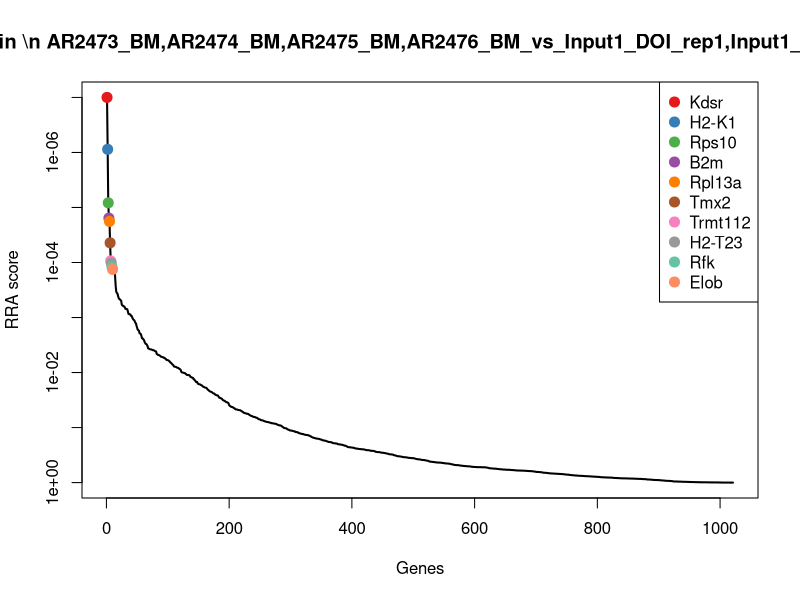
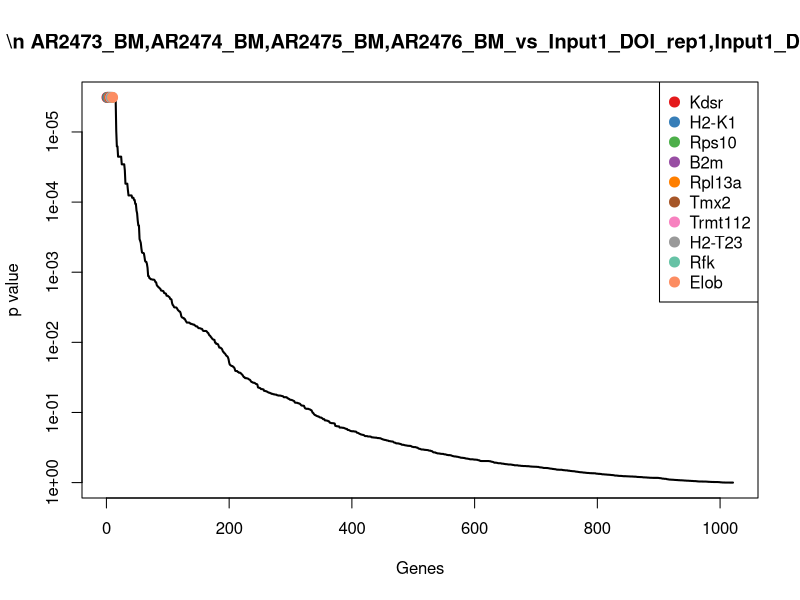
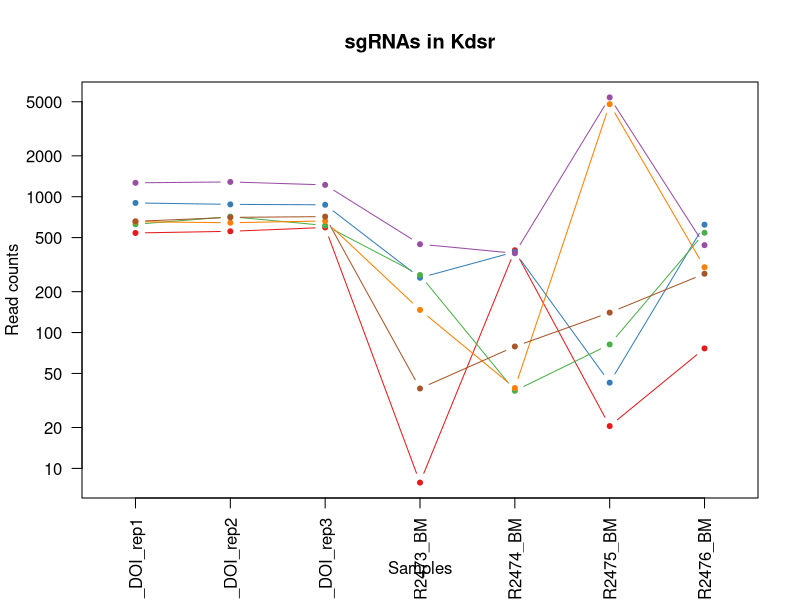
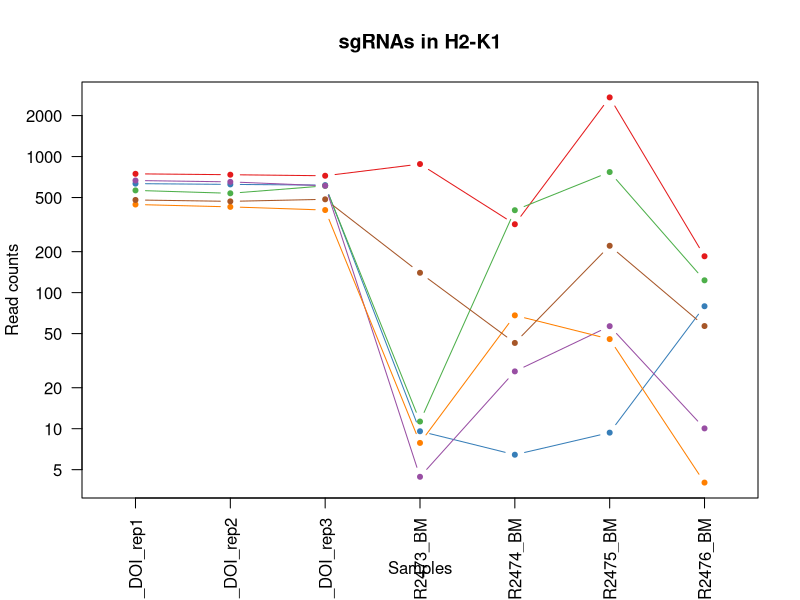
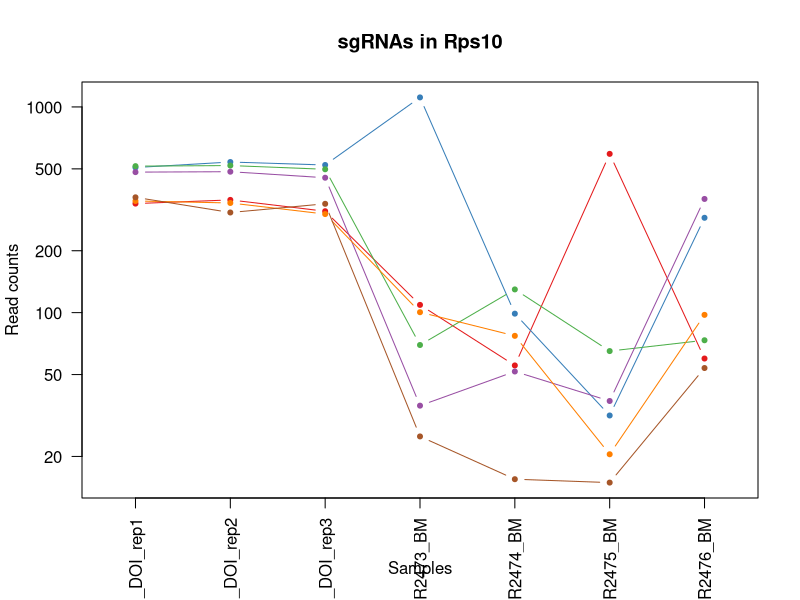
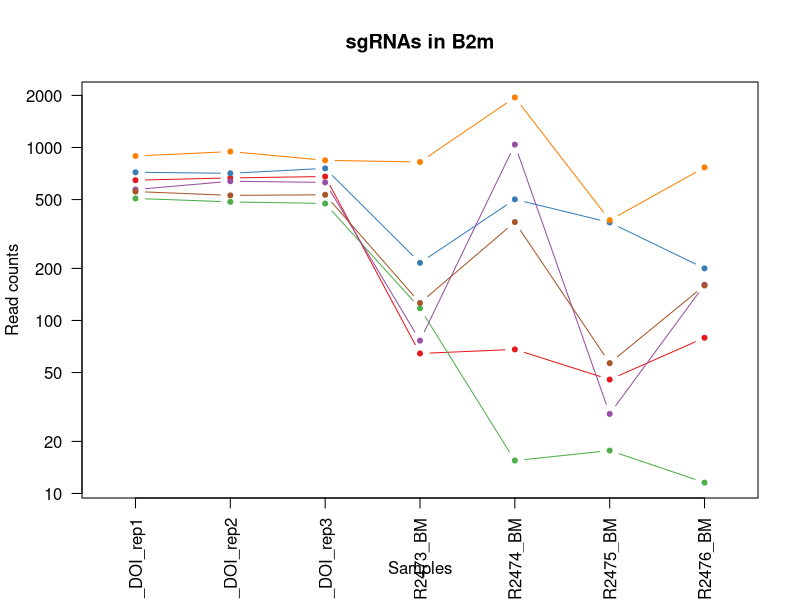
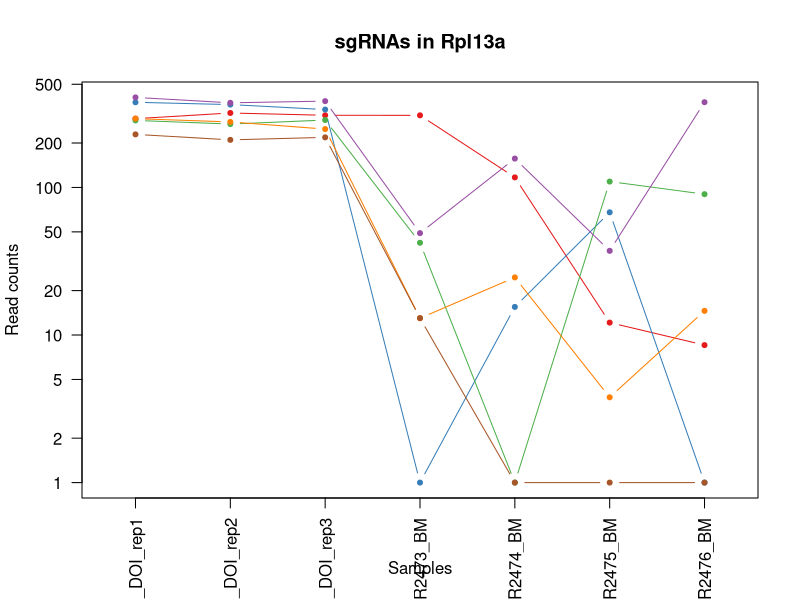
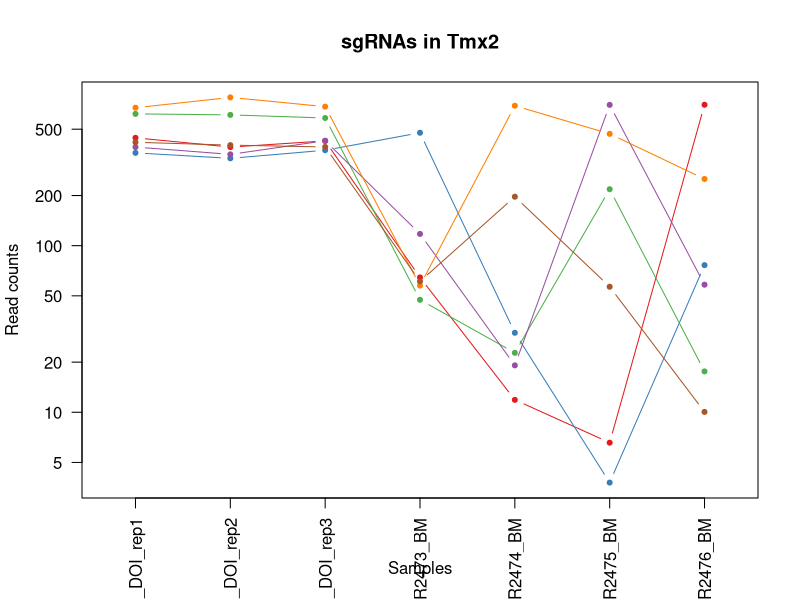

Here is the R script that generated these plots, in order: (Note: this script raises an error after producing the figures.)
pdf(file='BM_cd19.10m_v_Input1_DOI.pdf',width=4.5,height=4.5);
gstable=read.table('BM_cd19.10m_v_Input1_DOI.gene_summary.txt',header=T)
# 
#
# parameters
# Do not modify the variables beginning with "__"

# gstablename='__GENE_SUMMARY_FILE__'
startindex=3
# outputfile='__OUTPUT_FILE__'
targetgenelist=c("Kdsr","H2-K1","Rps10","B2m","Rpl13a","Tmx2","Trmt112","H2-T23","Rfk","Elob")
# samplelabel=sub('.\\w+.\\w+$','',colnames(gstable)[startindex]);
samplelabel='AR2473_BM,AR2474_BM,AR2475_BM,AR2476_BM_vs_Input1_DOI_rep1,Input1_DOI_rep2,Input1_DOI_rep3 neg.'


# You need to write some codes in front of this code:
# gstable=read.table(gstablename,header=T)
# pdf(file=outputfile,width=6,height=6)


# set up color using RColorBrewer
#library(RColorBrewer)
#colors <- brewer.pal(length(targetgenelist), "Set1")

colors=c( "#E41A1C", "#377EB8", "#4DAF4A", "#984EA3", "#FF7F00",  "#A65628", "#F781BF",
          "#999999", "#66C2A5", "#FC8D62", "#8DA0CB", "#E78AC3", "#A6D854", "#FFD92F", "#E5C494", "#B3B3B3", 
          "#8DD3C7", "#FFFFB3", "#BEBADA", "#FB8072", "#80B1D3", "#FDB462", "#B3DE69", "#FCCDE5",
          "#D9D9D9", "#BC80BD", "#CCEBC5", "#FFED6F")

######
# function definition

plotrankedvalues<-function(val, tglist, ...){
  
  plot(val,log='y',ylim=c(max(val),min(val)),type='l',lwd=2, ...)
  if(length(tglist)>0){
    for(i in 1:length(tglist)){
      targetgene=tglist[i];
      tx=which(names(val)==targetgene);ty=val[targetgene];
      points(tx,ty,col=colors[(i %% length(colors)) ],cex=2,pch=20)
      # text(tx+50,ty,targetgene,col=colors[i])
    }
    legend('topright',tglist,pch=20,pt.cex = 2,cex=1,col=colors)
  }
}



plotrandvalues<-function(val,targetgenelist, ...){
  # choose the one with the best distance distribution
  
  mindiffvalue=0;
  randval=val;
  for(i in 1:20){
    randval0=sample(val)
    vindex=sort(which(names(randval0) %in% targetgenelist))
    if(max(vindex)>0.9*length(val)){
      # print('pass...')
      next;
    }
    mindiffind=min(diff(vindex));
    if (mindiffind > mindiffvalue){
      mindiffvalue=mindiffind;
      randval=randval0;
      # print(paste('Diff: ',mindiffvalue))
    }
  }
  plot(randval,log='y',ylim=c(max(randval),min(randval)),pch=20,col='grey', ...)
  
  if(length(targetgenelist)>0){
    for(i in 1:length(targetgenelist)){
      targetgene=targetgenelist[i];
      tx=which(names(randval)==targetgene);ty=randval[targetgene];
      points(tx,ty,col=colors[(i %% length(colors)) ],cex=2,pch=20)
      text(tx+50,ty,targetgene,col=colors[i])
    }
  }
  
}




# set.seed(1235)



pvec=gstable[,startindex]
names(pvec)=gstable[,'id']
pvec=sort(pvec);

plotrankedvalues(pvec,targetgenelist,xlab='Genes',ylab='RRA score',main=paste('Distribution of RRA scores in \\n',samplelabel))

# plotrandvalues(pvec,targetgenelist,xlab='Genes',ylab='RRA score',main=paste('Distribution of RRA scores in \\n',samplelabel))


pvec=gstable[,startindex+1]
names(pvec)=gstable[,'id']
pvec=sort(pvec);

plotrankedvalues(pvec,targetgenelist,xlab='Genes',ylab='p value',main=paste('Distribution of p values in \\n',samplelabel))

# plotrandvalues(pvec,targetgenelist,xlab='Genes',ylab='p value',main=paste('Distribution of p values in \\n',samplelabel))



# you need to write after this code:
# dev.off()






# parameters
# Do not modify the variables beginning with "__"
targetmat=list(c(539.8498910218691,555.3064076300514,592.6032706272189,6.860884766068447,402.36435923335625,19.490312867818293,75.4212359164916),c(898.8720136689333,877.2478525444063,871.1160266830677,252.13751515301544,391.48964682164393,41.76495614532491,621.4709839518908),c(625.4358493546044,712.4444938382485,613.0874346210039,264.1440634936352,36.24904137237444,80.7455818809615,541.5244738804097),c(1264.4776715723617,1283.5072949363305,1220.7842997699593,445.9575097944491,382.4273864785503,5382.110681927537,438.9515930339811),c(653.9645021321829,642.1794959402741,661.9619311675787,145.7938012789545,38.06149344099316,4797.401295892988,301.6849436659664),c(657.9146232860014,703.5016759239608,712.6332842048363,37.73486621337646,77.93543895060505,139.21652048441638,270.00802458103993))
targetgene="Kdsr"
collabel=c("Input1_DOI_rep1","Input1_DOI_rep2","Input1_DOI_rep3","AR2473_BM","AR2474_BM","AR2475_BM","AR2476_BM")

# set up color using RColorBrewer
#library(RColorBrewer)
#colors <- brewer.pal(length(targetgenelist), "Set1")

colors=c( "#E41A1C", "#377EB8", "#4DAF4A", "#984EA3", "#FF7F00",  "#A65628", "#F781BF",
          "#999999", "#66C2A5", "#FC8D62", "#8DA0CB", "#E78AC3", "#A6D854", "#FFD92F", "#E5C494", "#B3B3B3", 
          "#8DD3C7", "#FFFFB3", "#BEBADA", "#FB8072", "#80B1D3", "#FDB462", "#B3DE69", "#FCCDE5",
          "#D9D9D9", "#BC80BD", "#CCEBC5", "#FFED6F")


## code

targetmatvec=unlist(targetmat)+1
yrange=range(targetmatvec[targetmatvec>0]);
# yrange[1]=1; # set the minimum value to 1
for(i in 1:length(targetmat)){
  vali=targetmat[[i]]+1;
  if(i==1){
    plot(1:length(vali),vali,type='b',las=1,pch=20,main=paste('sgRNAs in',targetgene),ylab='Read counts',xlab='Samples',xlim=c(0.7,length(vali)+0.3),ylim = yrange,col=colors[(i %% length(colors))],xaxt='n',log='y')
    axis(1,at=1:length(vali),labels=(collabel),las=2)
    # lines(0:100,rep(1,101),col='black');
  }else{
    lines(1:length(vali),vali,type='b',pch=20,col=colors[(i %% length(colors))])
  }
}




# parameters
# Do not modify the variables beginning with "__"
targetmat=list(c(745.6950933708582,734.588614387913,721.6175666582508,879.9084712482784,317.1791120082763,2720.290810265496,184.02781563623952),c(631.5804822605444,623.442163167481,615.60303370796,8.57610595758556,5.437356205856166,8.352991229064983,78.43808535315127),c(563.1117155943562,536.1432263851493,608.0562364470918,10.29132714910267,402.36435923335625,768.4751930739784,122.1824021847164),c(665.8148655936386,650.6964653824529,608.774979043365,3.4304423830342237,25.37432896066211,55.686608193766546,9.050548309978993),c(443.29137392852664,425.84847210893514,403.5739678073783,6.860884766068447,67.06072653889271,44.54928655501324,3.016849436659664),c(478.84246431289364,467.5816223756108,484.073138589972,138.93291651288607,41.686397578230604,219.96210236537786,55.811714578203784))
targetgene="H2-K1"
collabel=c("Input1_DOI_rep1","Input1_DOI_rep2","Input1_DOI_rep3","AR2473_BM","AR2474_BM","AR2475_BM","AR2476_BM")

# set up color using RColorBrewer
#library(RColorBrewer)
#colors <- brewer.pal(length(targetgenelist), "Set1")

colors=c( "#E41A1C", "#377EB8", "#4DAF4A", "#984EA3", "#FF7F00",  "#A65628", "#F781BF",
          "#999999", "#66C2A5", "#FC8D62", "#8DA0CB", "#E78AC3", "#A6D854", "#FFD92F", "#E5C494", "#B3B3B3", 
          "#8DD3C7", "#FFFFB3", "#BEBADA", "#FB8072", "#80B1D3", "#FDB462", "#B3DE69", "#FCCDE5",
          "#D9D9D9", "#BC80BD", "#CCEBC5", "#FFED6F")


## code

targetmatvec=unlist(targetmat)+1
yrange=range(targetmatvec[targetmatvec>0]);
# yrange[1]=1; # set the minimum value to 1
for(i in 1:length(targetmat)){
  vali=targetmat[[i]]+1;
  if(i==1){
    plot(1:length(vali),vali,type='b',las=1,pch=20,main=paste('sgRNAs in',targetgene),ylab='Read counts',xlab='Samples',xlim=c(0.7,length(vali)+0.3),ylim = yrange,col=colors[(i %% length(colors))],xaxt='n',log='y')
    axis(1,at=1:length(vali),labels=(collabel),las=2)
    # lines(0:100,rep(1,101),col='black');
  }else{
    lines(1:length(vali),vali,type='b',pch=20,col=colors[(i %% length(colors))])
  }
}




# parameters
# Do not modify the variables beginning with "__"
targetmat=list(c(337.9548098266985,352.17668643408933,310.13743029186776,108.05893506557804,54.37356205856166,590.2780468539254,58.82856401486345),c(506.49331238962355,538.6983172178029,521.0883822980397,1111.4633321030885,97.87241170541098,30.627634506571603,288.10912120099795),c(514.3935546972607,517.8317420844651,496.6511340247523,68.60884766068448,128.68409687192926,64.03959942283153,72.40438647983194),c(481.0369760650151,483.33801584364136,451.7297217576799,34.30442383034224,50.74865792132422,36.196295325948256,355.98823352584037),c(348.04956388645707,340.25292921503916,300.4344052421801,99.48282910799249,76.12298688198632,19.490312867818293,96.53918197310925),c(362.53334145045847,305.75920297421544,337.0902776521112,24.013096681239567,14.499616548949776,13.921652048441636,52.79486514154412))
targetgene="Rps10"
collabel=c("Input1_DOI_rep1","Input1_DOI_rep2","Input1_DOI_rep3","AR2473_BM","AR2474_BM","AR2475_BM","AR2476_BM")

# set up color using RColorBrewer
#library(RColorBrewer)
#colors <- brewer.pal(length(targetgenelist), "Set1")

colors=c( "#E41A1C", "#377EB8", "#4DAF4A", "#984EA3", "#FF7F00",  "#A65628", "#F781BF",
          "#999999", "#66C2A5", "#FC8D62", "#8DA0CB", "#E78AC3", "#A6D854", "#FFD92F", "#E5C494", "#B3B3B3", 
          "#8DD3C7", "#FFFFB3", "#BEBADA", "#FB8072", "#80B1D3", "#FDB462", "#B3DE69", "#FCCDE5",
          "#D9D9D9", "#BC80BD", "#CCEBC5", "#FFED6F")


## code

targetmatvec=unlist(targetmat)+1
yrange=range(targetmatvec[targetmatvec>0]);
# yrange[1]=1; # set the minimum value to 1
for(i in 1:length(targetmat)){
  vali=targetmat[[i]]+1;
  if(i==1){
    plot(1:length(vali),vali,type='b',las=1,pch=20,main=paste('sgRNAs in',targetgene),ylab='Read counts',xlab='Samples',xlim=c(0.7,length(vali)+0.3),ylim = yrange,col=colors[(i %% length(colors))],xaxt='n',log='y')
    axis(1,at=1:length(vali),labels=(collabel),las=2)
    # lines(0:100,rep(1,101),col='black');
  }else{
    lines(1:length(vali),vali,type='b',pch=20,col=colors[(i %% length(colors))])
  }
}




# parameters
# Do not modify the variables beginning with "__"
targetmat=list(c(646.0642598245458,666.0270103783745,678.4930108818613,63.46318408613314,67.06072653889271,44.54928655501324,78.43808535315127),c(718.0442452941284,708.1860091171591,756.476582577499,214.40264893963896,500.2367709387673,367.5316140788592,199.11206281953784),c(506.49331238962355,483.7638643157503,473.65137094401126,116.63504102316361,14.499616548949776,16.705982458129967,10.558973028308824),c(570.5730555515689,637.0693142749669,627.1029152483305,75.46973242675293,1038.5350353185277,27.843304096883273,159.8930201429622),c(892.288478412569,945.8094565539449,842.0069515340048,823.3061719282136,1946.5735216965074,378.66893571761256,766.2797569115547),c(555.2114732867191,527.6262569429706,531.869521242137,125.21114698074916,369.7402219982193,55.686608193766546,158.38459542463235))
targetgene="B2m"
collabel=c("Input1_DOI_rep1","Input1_DOI_rep2","Input1_DOI_rep3","AR2473_BM","AR2474_BM","AR2475_BM","AR2476_BM")

# set up color using RColorBrewer
#library(RColorBrewer)
#colors <- brewer.pal(length(targetgenelist), "Set1")

colors=c( "#E41A1C", "#377EB8", "#4DAF4A", "#984EA3", "#FF7F00",  "#A65628", "#F781BF",
          "#999999", "#66C2A5", "#FC8D62", "#8DA0CB", "#E78AC3", "#A6D854", "#FFD92F", "#E5C494", "#B3B3B3", 
          "#8DD3C7", "#FFFFB3", "#BEBADA", "#FB8072", "#80B1D3", "#FDB462", "#B3DE69", "#FCCDE5",
          "#D9D9D9", "#BC80BD", "#CCEBC5", "#FFED6F")


## code

targetmatvec=unlist(targetmat)+1
yrange=range(targetmatvec[targetmatvec>0]);
# yrange[1]=1; # set the minimum value to 1
for(i in 1:length(targetmat)){
  vali=targetmat[[i]]+1;
  if(i==1){
    plot(1:length(vali),vali,type='b',las=1,pch=20,main=paste('sgRNAs in',targetgene),ylab='Read counts',xlab='Samples',xlim=c(0.7,length(vali)+0.3),ylim = yrange,col=colors[(i %% length(colors))],xaxt='n',log='y')
    axis(1,at=1:length(vali),labels=(collabel),las=2)
    # lines(0:100,rep(1,101),col='black');
  }else{
    lines(1:length(vali),vali,type='b',pch=20,col=colors[(i %% length(colors))])
  }
}




# parameters
# Do not modify the variables beginning with "__"
targetmat=list(c(291.43116068172446,318.53465713748346,307.2624599067751,307.024593281563,115.99693239159821,11.13732163875331,7.54212359164916),c(376.57821666403555,363.24874670892166,336.01216375770144,0.0,14.499616548949776,66.82392983251987,0.0),c(283.5309183740874,267.8586889565202,285.3408107204438,41.16530859641068,0.0,108.58888597784477,88.99705838146009),c(406.4235764928868,373.4691100395361,383.44917511172986,48.026193362479134,155.8708779012101,36.196295325948256,377.106179582458),c(291.43116068172446,276.8015068708078,247.606824416103,12.006548340619783,23.561876892043387,2.7843304096883275,13.575822464968489),c(227.79031987020332,209.09159980548714,217.41963537263035,12.006548340619783,0.0,0.0,0.0))
targetgene="Rpl13a"
collabel=c("Input1_DOI_rep1","Input1_DOI_rep2","Input1_DOI_rep3","AR2473_BM","AR2474_BM","AR2475_BM","AR2476_BM")

# set up color using RColorBrewer
#library(RColorBrewer)
#colors <- brewer.pal(length(targetgenelist), "Set1")

colors=c( "#E41A1C", "#377EB8", "#4DAF4A", "#984EA3", "#FF7F00",  "#A65628", "#F781BF",
          "#999999", "#66C2A5", "#FC8D62", "#8DA0CB", "#E78AC3", "#A6D854", "#FFD92F", "#E5C494", "#B3B3B3", 
          "#8DD3C7", "#FFFFB3", "#BEBADA", "#FB8072", "#80B1D3", "#FDB462", "#B3DE69", "#FCCDE5",
          "#D9D9D9", "#BC80BD", "#CCEBC5", "#FFED6F")


## code

targetmatvec=unlist(targetmat)+1
yrange=range(targetmatvec[targetmatvec>0]);
# yrange[1]=1; # set the minimum value to 1
for(i in 1:length(targetmat)){
  vali=targetmat[[i]]+1;
  if(i==1){
    plot(1:length(vali),vali,type='b',las=1,pch=20,main=paste('sgRNAs in',targetgene),ylab='Read counts',xlab='Samples',xlim=c(0.7,length(vali)+0.3),ylim = yrange,col=colors[(i %% length(colors))],xaxt='n',log='y')
    axis(1,at=1:length(vali),labels=(collabel),las=2)
    # lines(0:100,rep(1,101),col='black');
  }else{
    lines(1:length(vali),vali,type='b',pch=20,col=colors[(i %% length(colors))])
  }
}




# parameters
# Do not modify the variables beginning with "__"
targetmat=list(c(442.8524715781024,389.6513519796756,424.4175030992999,63.46318408613314,10.874712411712332,5.568660819376655,699.9090693050421),c(359.46102499748844,333.4393536612962,373.0274074657691,475.11627005023996,28.999233097899552,2.7843304096883275,75.4212359164916),c(617.096704696543,608.5374666436683,582.9002455775312,46.31097217096202,21.749424823424665,217.17777195568954,16.59267190162815),c(389.74528717676407,352.17668643408933,425.49561699370963,116.63504102316361,18.12452068618722,698.8669328317702,57.32013929653362),c(671.9594984995786,775.0442192382619,681.7273525650905,56.60229932006469,690.5442381437331,467.767508827639,250.39850324275213),c(416.51833055264535,400.297563782399,390.2772297763249,60.032741703098914,195.74482341082197,55.686608193766546,9.050548309978993))
targetgene="Tmx2"
collabel=c("Input1_DOI_rep1","Input1_DOI_rep2","Input1_DOI_rep3","AR2473_BM","AR2474_BM","AR2475_BM","AR2476_BM")

# set up color using RColorBrewer
#library(RColorBrewer)
#colors <- brewer.pal(length(targetgenelist), "Set1")

colors=c( "#E41A1C", "#377EB8", "#4DAF4A", "#984EA3", "#FF7F00",  "#A65628", "#F781BF",
          "#999999", "#66C2A5", "#FC8D62", "#8DA0CB", "#E78AC3", "#A6D854", "#FFD92F", "#E5C494", "#B3B3B3", 
          "#8DD3C7", "#FFFFB3", "#BEBADA", "#FB8072", "#80B1D3", "#FDB462", "#B3DE69", "#FCCDE5",
          "#D9D9D9", "#BC80BD", "#CCEBC5", "#FFED6F")


## code

targetmatvec=unlist(targetmat)+1
yrange=range(targetmatvec[targetmatvec>0]);
# yrange[1]=1; # set the minimum value to 1
for(i in 1:length(targetmat)){
  vali=targetmat[[i]]+1;
  if(i==1){
    plot(1:length(vali),vali,type='b',las=1,pch=20,main=paste('sgRNAs in',targetgene),ylab='Read counts',xlab='Samples',xlim=c(0.7,length(vali)+0.3),ylim = yrange,col=colors[(i %% length(colors))],xaxt='n',log='y')
    axis(1,at=1:length(vali),labels=(collabel),las=2)
    # lines(0:100,rep(1,101),col='black');
  }else{
    lines(1:length(vali),vali,type='b',pch=20,col=colors[(i %% length(colors))])
  }
}




# parameters
# Do not modify the variables beginning with "__"
targetmat=list(c(342.3438333309414,383.68947337015055,349.6682730868915,53.17185693703047,10.874712411712332,144.78518130379302,12.067397746638656),c(479.28136666331795,439.475623216421,447.41726618004094,65.17840527765026,309.9293037338015,11.13732163875331,36.20219323991597),c(397.64552948440115,384.96701878647735,401.41774001855885,205.8265429820534,63.43582240165527,8.352991229064983,25.643220211607144),c(596.907196577026,595.7620124804002,556.3067695154244,355.05078664404215,146.80861755811648,161.491163761923,149.33404711465337),c(238.7628786308104,227.40308410617135,245.09122532914694,193.81999464143362,1.812452068618722,36.196295325948256,36.20219323991597),c(375.700411963187,331.73595977286044,362.2462685216717,82.33061719282136,616.2337033303655,1378.243552795722,113.1318538747374))
targetgene="Trmt112"
collabel=c("Input1_DOI_rep1","Input1_DOI_rep2","Input1_DOI_rep3","AR2473_BM","AR2474_BM","AR2475_BM","AR2476_BM")

# set up color using RColorBrewer
#library(RColorBrewer)
#colors <- brewer.pal(length(targetgenelist), "Set1")

colors=c( "#E41A1C", "#377EB8", "#4DAF4A", "#984EA3", "#FF7F00",  "#A65628", "#F781BF",
          "#999999", "#66C2A5", "#FC8D62", "#8DA0CB", "#E78AC3", "#A6D854", "#FFD92F", "#E5C494", "#B3B3B3", 
          "#8DD3C7", "#FFFFB3", "#BEBADA", "#FB8072", "#80B1D3", "#FDB462", "#B3DE69", "#FCCDE5",
          "#D9D9D9", "#BC80BD", "#CCEBC5", "#FFED6F")


## code

targetmatvec=unlist(targetmat)+1
yrange=range(targetmatvec[targetmatvec>0]);
# yrange[1]=1; # set the minimum value to 1
for(i in 1:length(targetmat)){
  vali=targetmat[[i]]+1;
  if(i==1){
    plot(1:length(vali),vali,type='b',las=1,pch=20,main=paste('sgRNAs in',targetgene),ylab='Read counts',xlab='Samples',xlim=c(0.7,length(vali)+0.3),ylim = yrange,col=colors[(i %% length(colors))],xaxt='n',log='y')
    axis(1,at=1:length(vali),labels=(collabel),las=2)
    # lines(0:100,rep(1,101),col='black');
  }else{
    lines(1:length(vali),vali,type='b',pch=20,col=colors[(i %% length(colors))])
  }
}




# parameters
# Do not modify the variables beginning with "__"
targetmat=list(c(590.762563671086,644.7345867729277,636.087197701745,53.17185693703047,219.30670030286535,75.17692106158484,291.1259706376576),c(976.1188273436072,959.0107591893219,933.6466325588325,710.1015732880843,482.11225025258005,3480.4130121104095,360.51350768082983),c(802.3134965755909,720.5356148083182,796.3667966706593,214.40264893963896,250.11838546938364,353.6099620304176,28.66006964826681),c(785.6352072594681,749.4933109117258,738.50801767067,120.06548340619783,90.6226034309361,30.627634506571603,126.7076763397059),c(443.73027627895095,502.92704556065235,526.8383230682249,29.158760255790902,351.61570131203206,398.1592485854308,203.63733697452733),c(469.1866126035594,454.8061682123427,442.74543930426546,32.58920263882513,94.24750756817355,289.57036260758605,259.44905155273113))
targetgene="H2-T23"
collabel=c("Input1_DOI_rep1","Input1_DOI_rep2","Input1_DOI_rep3","AR2473_BM","AR2474_BM","AR2475_BM","AR2476_BM")

# set up color using RColorBrewer
#library(RColorBrewer)
#colors <- brewer.pal(length(targetgenelist), "Set1")

colors=c( "#E41A1C", "#377EB8", "#4DAF4A", "#984EA3", "#FF7F00",  "#A65628", "#F781BF",
          "#999999", "#66C2A5", "#FC8D62", "#8DA0CB", "#E78AC3", "#A6D854", "#FFD92F", "#E5C494", "#B3B3B3", 
          "#8DD3C7", "#FFFFB3", "#BEBADA", "#FB8072", "#80B1D3", "#FDB462", "#B3DE69", "#FCCDE5",
          "#D9D9D9", "#BC80BD", "#CCEBC5", "#FFED6F")


## code

targetmatvec=unlist(targetmat)+1
yrange=range(targetmatvec[targetmatvec>0]);
# yrange[1]=1; # set the minimum value to 1
for(i in 1:length(targetmat)){
  vali=targetmat[[i]]+1;
  if(i==1){
    plot(1:length(vali),vali,type='b',las=1,pch=20,main=paste('sgRNAs in',targetgene),ylab='Read counts',xlab='Samples',xlim=c(0.7,length(vali)+0.3),ylim = yrange,col=colors[(i %% length(colors))],xaxt='n',log='y')
    axis(1,at=1:length(vali),labels=(collabel),las=2)
    # lines(0:100,rep(1,101),col='black');
  }else{
    lines(1:length(vali),vali,type='b',pch=20,col=colors[(i %% length(colors))])
  }
}




# parameters
# Do not modify the variables beginning with "__"
targetmat=list(c(402.034552988644,410.9437755851224,388.83974458377855,246.9918515784641,105.12221997988587,247.80540646226115,46.76116626822479),c(506.9322147400478,529.3296508314063,563.8535667762926,22.297875489722454,150.43352169535393,1035.7709124040578,242.85637965110297),c(528.4384299108377,550.6220744368532,478.6825691179233,217.8330913226732,253.7432896066211,103.02022515846812,1131.318538747374),c(492.8873395264707,521.6643783334455,496.29176272661573,185.24388868384807,357.05305751788825,41.76495614532491,113.1318538747374),c(744.3783863195854,677.0990706532068,733.1174481986213,219.54831251419031,105.12221997988587,80.7455818809615,306.2102178209559),c(475.3312455094994,465.0265315429572,455.3234347390457,315.6006992391486,201.18217961667813,111.37321638753309,98.04760669143909))
targetgene="Rfk"
collabel=c("Input1_DOI_rep1","Input1_DOI_rep2","Input1_DOI_rep3","AR2473_BM","AR2474_BM","AR2475_BM","AR2476_BM")

# set up color using RColorBrewer
#library(RColorBrewer)
#colors <- brewer.pal(length(targetgenelist), "Set1")

colors=c( "#E41A1C", "#377EB8", "#4DAF4A", "#984EA3", "#FF7F00",  "#A65628", "#F781BF",
          "#999999", "#66C2A5", "#FC8D62", "#8DA0CB", "#E78AC3", "#A6D854", "#FFD92F", "#E5C494", "#B3B3B3", 
          "#8DD3C7", "#FFFFB3", "#BEBADA", "#FB8072", "#80B1D3", "#FDB462", "#B3DE69", "#FCCDE5",
          "#D9D9D9", "#BC80BD", "#CCEBC5", "#FFED6F")


## code

targetmatvec=unlist(targetmat)+1
yrange=range(targetmatvec[targetmatvec>0]);
# yrange[1]=1; # set the minimum value to 1
for(i in 1:length(targetmat)){
  vali=targetmat[[i]]+1;
  if(i==1){
    plot(1:length(vali),vali,type='b',las=1,pch=20,main=paste('sgRNAs in',targetgene),ylab='Read counts',xlab='Samples',xlim=c(0.7,length(vali)+0.3),ylim = yrange,col=colors[(i %% length(colors))],xaxt='n',log='y')
    axis(1,at=1:length(vali),labels=(collabel),las=2)
    # lines(0:100,rep(1,101),col='black');
  }else{
    lines(1:length(vali),vali,type='b',pch=20,col=colors[(i %% length(colors))])
  }
}




# parameters
# Do not modify the variables beginning with "__"
targetmat=list(c(354.6330991428213,327.4774750517711,333.4965646707454,5.145663574551335,38.06149344099316,25.058973687194946,76.92966063482143),c(565.7451296969018,578.3022251239339,541.9319175899612,27.44353906427379,7.249808274474888,27.843304096883273,25.643220211607144),c(765.0067967895267,758.4361288260135,847.3975210060535,677.5123706492592,302.6794954593266,765.6908626642901,343.9208357792017),c(694.343518371217,635.7917688586401,683.88358035391,533.4337905618218,77.93543895060505,1016.2805995362395,131.2329504946954),c(522.2937970048978,559.5648923511408,504.91667388189364,13.721769532136895,132.3090010091667,128.07919884566306,45.252741549894964),c(461.7252726463466,468.4333193198286,399.62088352787595,20.58265429820534,262.8055499497147,19.490312867818293,90.50548309978993))
targetgene="Elob"
collabel=c("Input1_DOI_rep1","Input1_DOI_rep2","Input1_DOI_rep3","AR2473_BM","AR2474_BM","AR2475_BM","AR2476_BM")

# set up color using RColorBrewer
#library(RColorBrewer)
#colors <- brewer.pal(length(targetgenelist), "Set1")

colors=c( "#E41A1C", "#377EB8", "#4DAF4A", "#984EA3", "#FF7F00",  "#A65628", "#F781BF",
          "#999999", "#66C2A5", "#FC8D62", "#8DA0CB", "#E78AC3", "#A6D854", "#FFD92F", "#E5C494", "#B3B3B3", 
          "#8DD3C7", "#FFFFB3", "#BEBADA", "#FB8072", "#80B1D3", "#FDB462", "#B3DE69", "#FCCDE5",
          "#D9D9D9", "#BC80BD", "#CCEBC5", "#FFED6F")


## code

targetmatvec=unlist(targetmat)+1
yrange=range(targetmatvec[targetmatvec>0]);
# yrange[1]=1; # set the minimum value to 1
for(i in 1:length(targetmat)){
  vali=targetmat[[i]]+1;
  if(i==1){
    plot(1:length(vali),vali,type='b',las=1,pch=20,main=paste('sgRNAs in',targetgene),ylab='Read counts',xlab='Samples',xlim=c(0.7,length(vali)+0.3),ylim = yrange,col=colors[(i %% length(colors))],xaxt='n',log='y')
    axis(1,at=1:length(vali),labels=(collabel),las=2)
    # lines(0:100,rep(1,101),col='black');
  }else{
    lines(1:length(vali),vali,type='b',pch=20,col=colors[(i %% length(colors))])
  }
}



# 
#
# parameters
# Do not modify the variables beginning with "__"

# gstablename='__GENE_SUMMARY_FILE__'
startindex=9
# outputfile='__OUTPUT_FILE__'
targetgenelist=c("Arl15","Cnot8","Ints10","Cd19","Tmem94","Setd5","Ewsr1","Zc3hav1","Tsc2","Thrap3")
# samplelabel=sub('.\\w+.\\w+$','',colnames(gstable)[startindex]);
samplelabel='AR2473_BM,AR2474_BM,AR2475_BM,AR2476_BM_vs_Input1_DOI_rep1,Input1_DOI_rep2,Input1_DOI_rep3 pos.'


# You need to write some codes in front of this code:
# gstable=read.table(gstablename,header=T)
# pdf(file=outputfile,width=6,height=6)


# set up color using RColorBrewer
#library(RColorBrewer)
#colors <- brewer.pal(length(targetgenelist), "Set1")

colors=c( "#E41A1C", "#377EB8", "#4DAF4A", "#984EA3", "#FF7F00",  "#A65628", "#F781BF",
          "#999999", "#66C2A5", "#FC8D62", "#8DA0CB", "#E78AC3", "#A6D854", "#FFD92F", "#E5C494", "#B3B3B3", 
          "#8DD3C7", "#FFFFB3", "#BEBADA", "#FB8072", "#80B1D3", "#FDB462", "#B3DE69", "#FCCDE5",
          "#D9D9D9", "#BC80BD", "#CCEBC5", "#FFED6F")

######
# function definition

plotrankedvalues<-function(val, tglist, ...){
  
  plot(val,log='y',ylim=c(max(val),min(val)),type='l',lwd=2, ...)
  if(length(tglist)>0){
    for(i in 1:length(tglist)){
      targetgene=tglist[i];
      tx=which(names(val)==targetgene);ty=val[targetgene];
      points(tx,ty,col=colors[(i %% length(colors)) ],cex=2,pch=20)
      # text(tx+50,ty,targetgene,col=colors[i])
    }
    legend('topright',tglist,pch=20,pt.cex = 2,cex=1,col=colors)
  }
}



plotrandvalues<-function(val,targetgenelist, ...){
  # choose the one with the best distance distribution
  
  mindiffvalue=0;
  randval=val;
  for(i in 1:20){
    randval0=sample(val)
    vindex=sort(which(names(randval0) %in% targetgenelist))
    if(max(vindex)>0.9*length(val)){
      # print('pass...')
      next;
    }
    mindiffind=min(diff(vindex));
    if (mindiffind > mindiffvalue){
      mindiffvalue=mindiffind;
      randval=randval0;
      # print(paste('Diff: ',mindiffvalue))
    }
  }
  plot(randval,log='y',ylim=c(max(randval),min(randval)),pch=20,col='grey', ...)
  
  if(length(targetgenelist)>0){
    for(i in 1:length(targetgenelist)){
      targetgene=targetgenelist[i];
      tx=which(names(randval)==targetgene);ty=randval[targetgene];
      points(tx,ty,col=colors[(i %% length(colors)) ],cex=2,pch=20)
      text(tx+50,ty,targetgene,col=colors[i])
    }
  }
  
}




# set.seed(1235)



pvec=gstable[,startindex]
names(pvec)=gstable[,'id']
pvec=sort(pvec);

plotrankedvalues(pvec,targetgenelist,xlab='Genes',ylab='RRA score',main=paste('Distribution of RRA scores in \\n',samplelabel))

# plotrandvalues(pvec,targetgenelist,xlab='Genes',ylab='RRA score',main=paste('Distribution of RRA scores in \\n',samplelabel))


pvec=gstable[,startindex+1]
names(pvec)=gstable[,'id']
pvec=sort(pvec);

plotrankedvalues(pvec,targetgenelist,xlab='Genes',ylab='p value',main=paste('Distribution of p values in \\n',samplelabel))

# plotrandvalues(pvec,targetgenelist,xlab='Genes',ylab='p value',main=paste('Distribution of p values in \\n',samplelabel))



# you need to write after this code:
# dev.off()






# parameters
# Do not modify the variables beginning with "__"
targetmat=list(c(685.5654713627314,700.5207366191983,613.4468059191405,1653.4732286224958,3369.348395562204,3566.7272548107476,1363.6159453701682),c(941.4455416600888,855.9554289389596,874.7097396644335,1958.7826007125418,8212.22032291143,4098.534363061218,6362.535461915231),c(732.0891205077054,737.1437052205666,733.8361907948945,2171.470028460664,7367.617658935105,2795.467731327081,2802.653126656828),c(772.0292343963152,804.4277638137785,679.2117534781345,801.0082964384912,5529.791261355721,7286.592682154353,4715.335669499055),c(967.7796826855458,977.3222434900061,927.8966917886472,12124.898602834464,3697.402219982193,19326.037373646683,2695.5549716554096),c(766.3235038407996,821.0358542260269,767.2577215215963,3073.6763751986646,3382.035560042535,7345.063620757808,4992.885817671744))
targetgene="Arl15"
collabel=c("Input1_DOI_rep1","Input1_DOI_rep2","Input1_DOI_rep3","AR2473_BM","AR2474_BM","AR2475_BM","AR2476_BM")

# set up color using RColorBrewer
#library(RColorBrewer)
#colors <- brewer.pal(length(targetgenelist), "Set1")

colors=c( "#E41A1C", "#377EB8", "#4DAF4A", "#984EA3", "#FF7F00",  "#A65628", "#F781BF",
          "#999999", "#66C2A5", "#FC8D62", "#8DA0CB", "#E78AC3", "#A6D854", "#FFD92F", "#E5C494", "#B3B3B3", 
          "#8DD3C7", "#FFFFB3", "#BEBADA", "#FB8072", "#80B1D3", "#FDB462", "#B3DE69", "#FCCDE5",
          "#D9D9D9", "#BC80BD", "#CCEBC5", "#FFED6F")


## code

targetmatvec=unlist(targetmat)+1
yrange=range(targetmatvec[targetmatvec>0]);
# yrange[1]=1; # set the minimum value to 1
for(i in 1:length(targetmat)){
  vali=targetmat[[i]]+1;
  if(i==1){
    plot(1:length(vali),vali,type='b',las=1,pch=20,main=paste('sgRNAs in',targetgene),ylab='Read counts',xlab='Samples',xlim=c(0.7,length(vali)+0.3),ylim = yrange,col=colors[(i %% length(colors))],xaxt='n',log='y')
    axis(1,at=1:length(vali),labels=(collabel),las=2)
    # lines(0:100,rep(1,101),col='black');
  }else{
    lines(1:length(vali),vali,type='b',pch=20,col=colors[(i %% length(colors))])
  }
}




# parameters
# Do not modify the variables beginning with "__"
targetmat=list(c(733.8447299094025,812.5188847838482,784.1481725340155,1614.0231412176022,2883.6112411723866,4591.360845576052,2034.8649450269434),c(548.1890356799305,620.8870723348274,601.94692437877,744.4059971184265,1843.2637537852402,2906.840947714614,2170.623169676628),c(564.8673249960533,528.4779538871885,495.93239142847915,2718.625588554622,1946.5735216965074,14097.064864252003,1770.8906193192229),c(769.8347226441938,725.2199480015165,784.1481725340155,2543.673027019877,1834.2014934421466,6665.687000793856,2775.501481726891),c(571.4508602524176,548.4928320763084,538.697575906732,1005.1196182290275,2174.9424823424665,1470.1264563154368,3175.2340320842964),c(683.8098619610342,619.1836784463917,657.2901042918031,1653.4732286224958,2194.8794550972725,665.4549679155102,1837.2613069257354))
targetgene="Cnot8"
collabel=c("Input1_DOI_rep1","Input1_DOI_rep2","Input1_DOI_rep3","AR2473_BM","AR2474_BM","AR2475_BM","AR2476_BM")

# set up color using RColorBrewer
#library(RColorBrewer)
#colors <- brewer.pal(length(targetgenelist), "Set1")

colors=c( "#E41A1C", "#377EB8", "#4DAF4A", "#984EA3", "#FF7F00",  "#A65628", "#F781BF",
          "#999999", "#66C2A5", "#FC8D62", "#8DA0CB", "#E78AC3", "#A6D854", "#FFD92F", "#E5C494", "#B3B3B3", 
          "#8DD3C7", "#FFFFB3", "#BEBADA", "#FB8072", "#80B1D3", "#FDB462", "#B3DE69", "#FCCDE5",
          "#D9D9D9", "#BC80BD", "#CCEBC5", "#FFED6F")


## code

targetmatvec=unlist(targetmat)+1
yrange=range(targetmatvec[targetmatvec>0]);
# yrange[1]=1; # set the minimum value to 1
for(i in 1:length(targetmat)){
  vali=targetmat[[i]]+1;
  if(i==1){
    plot(1:length(vali),vali,type='b',las=1,pch=20,main=paste('sgRNAs in',targetgene),ylab='Read counts',xlab='Samples',xlim=c(0.7,length(vali)+0.3),ylim = yrange,col=colors[(i %% length(colors))],xaxt='n',log='y')
    axis(1,at=1:length(vali),labels=(collabel),las=2)
    # lines(0:100,rep(1,101),col='black');
  }else{
    lines(1:length(vali),vali,type='b',pch=20,col=colors[(i %% length(colors))])
  }
}




# parameters
# Do not modify the variables beginning with "__"
targetmat=list(c(679.4208384567913,610.240860532104,691.4303776147782,1159.4895254655676,6252.959636734591,6576.58842768383,4620.304912244275),c(651.7699903800615,683.9126462069498,711.19579901229,3368.6944201396077,11422.072936435186,462.19884800826236,8263.15060701082),c(495.0818512785922,486.7448036205128,568.1660223539316,751.266881884495,5176.36310797507,197.68745908787125,2012.238574251996),c(706.632784183097,837.6439446382753,739.5861315650798,3130.278674518729,688.7317860751143,16719.904110178406,2881.0912120099792),c(402.47345533906827,420.312441971519,376.6211204471349,2041.1132179053632,210.24443995977174,478.9048304663923,4111.965782167123),c(693.0268113199442,689.022827872257,665.1962728508079,3214.3245129030674,7614.111140267251,359.17862284979424,3722.7922048380256))
targetgene="Ints10"
collabel=c("Input1_DOI_rep1","Input1_DOI_rep2","Input1_DOI_rep3","AR2473_BM","AR2474_BM","AR2475_BM","AR2476_BM")

# set up color using RColorBrewer
#library(RColorBrewer)
#colors <- brewer.pal(length(targetgenelist), "Set1")

colors=c( "#E41A1C", "#377EB8", "#4DAF4A", "#984EA3", "#FF7F00",  "#A65628", "#F781BF",
          "#999999", "#66C2A5", "#FC8D62", "#8DA0CB", "#E78AC3", "#A6D854", "#FFD92F", "#E5C494", "#B3B3B3", 
          "#8DD3C7", "#FFFFB3", "#BEBADA", "#FB8072", "#80B1D3", "#FDB462", "#B3DE69", "#FCCDE5",
          "#D9D9D9", "#BC80BD", "#CCEBC5", "#FFED6F")


## code

targetmatvec=unlist(targetmat)+1
yrange=range(targetmatvec[targetmatvec>0]);
# yrange[1]=1; # set the minimum value to 1
for(i in 1:length(targetmat)){
  vali=targetmat[[i]]+1;
  if(i==1){
    plot(1:length(vali),vali,type='b',las=1,pch=20,main=paste('sgRNAs in',targetgene),ylab='Read counts',xlab='Samples',xlim=c(0.7,length(vali)+0.3),ylim = yrange,col=colors[(i %% length(colors))],xaxt='n',log='y')
    axis(1,at=1:length(vali),labels=(collabel),las=2)
    # lines(0:100,rep(1,101),col='black');
  }else{
    lines(1:length(vali),vali,type='b',pch=20,col=colors[(i %% length(colors))])
  }
}




# parameters
# Do not modify the variables beginning with "__"
targetmat=list(c(524.0494064065949,471.4142586245912,557.7442547079708,1008.5500606120618,781.1668415746692,8756.719138469789,1282.1610105803572),c(619.2912164486645,647.2896776055813,643.6339949626132,590.0360898818865,2903.5482139271926,7957.61631088924,413.308372822374),c(603.051829482966,690.3003732885838,608.774979043365,2294.9659542498957,1245.154571141062,48968.018915188615,1781.4495923475317),c(680.7375455080643,677.9507675974247,670.22747102472,3119.9873473696266,1455.3990111008338,12632.507068755942,2344.092012284559),c(653.9645021321829,587.6708915103304,610.9312068321844,852.4649321840046,7537.988153385265,16054.449142262896,657.6731771918068),c(456.0195420908309,422.8675328041726,477.6044552235136,1430.4944737252713,1116.4704742691326,31913.99515584761,724.0438647983194))
targetgene="Cd19"
collabel=c("Input1_DOI_rep1","Input1_DOI_rep2","Input1_DOI_rep3","AR2473_BM","AR2474_BM","AR2475_BM","AR2476_BM")

# set up color using RColorBrewer
#library(RColorBrewer)
#colors <- brewer.pal(length(targetgenelist), "Set1")

colors=c( "#E41A1C", "#377EB8", "#4DAF4A", "#984EA3", "#FF7F00",  "#A65628", "#F781BF",
          "#999999", "#66C2A5", "#FC8D62", "#8DA0CB", "#E78AC3", "#A6D854", "#FFD92F", "#E5C494", "#B3B3B3", 
          "#8DD3C7", "#FFFFB3", "#BEBADA", "#FB8072", "#80B1D3", "#FDB462", "#B3DE69", "#FCCDE5",
          "#D9D9D9", "#BC80BD", "#CCEBC5", "#FFED6F")


## code

targetmatvec=unlist(targetmat)+1
yrange=range(targetmatvec[targetmatvec>0]);
# yrange[1]=1; # set the minimum value to 1
for(i in 1:length(targetmat)){
  vali=targetmat[[i]]+1;
  if(i==1){
    plot(1:length(vali),vali,type='b',las=1,pch=20,main=paste('sgRNAs in',targetgene),ylab='Read counts',xlab='Samples',xlim=c(0.7,length(vali)+0.3),ylim = yrange,col=colors[(i %% length(colors))],xaxt='n',log='y')
    axis(1,at=1:length(vali),labels=(collabel),las=2)
    # lines(0:100,rep(1,101),col='black');
  }else{
    lines(1:length(vali),vali,type='b',pch=20,col=colors[(i %% length(colors))])
  }
}




# parameters
# Do not modify the variables beginning with "__"
targetmat=list(c(639.0418222177573,693.7071610654554,675.9774117949053,10078.63972135455,3838.773481334453,2628.407906745781,2043.9154933369225),c(378.77272841615695,413.9247148898849,451.7297217576799,396.21609524045283,868.1645408683678,735.0632281577184,333.3618627508929),c(664.0592561919415,627.2747994164614,757.9140677700453,3541.931760482836,1036.722583249909,426.0025526823141,3034.950533279622),c(617.5356070469674,568.9335587375373,635.0090838073353,1665.4797769631157,2789.363733604213,6582.157088503206,4734.945190837343),c(545.994523927809,462.0455922381946,518.2134119129471,2440.7597555288503,1071.1591725536648,2102.169459314687,547.5581727537291),c(859.809704481172,780.1544009035691,850.9912339874193,2349.853032378443,1788.8901917266785,7640.20264418477,1092.0994960707983))
targetgene="Tmem94"
collabel=c("Input1_DOI_rep1","Input1_DOI_rep2","Input1_DOI_rep3","AR2473_BM","AR2474_BM","AR2475_BM","AR2476_BM")

# set up color using RColorBrewer
#library(RColorBrewer)
#colors <- brewer.pal(length(targetgenelist), "Set1")

colors=c( "#E41A1C", "#377EB8", "#4DAF4A", "#984EA3", "#FF7F00",  "#A65628", "#F781BF",
          "#999999", "#66C2A5", "#FC8D62", "#8DA0CB", "#E78AC3", "#A6D854", "#FFD92F", "#E5C494", "#B3B3B3", 
          "#8DD3C7", "#FFFFB3", "#BEBADA", "#FB8072", "#80B1D3", "#FDB462", "#B3DE69", "#FCCDE5",
          "#D9D9D9", "#BC80BD", "#CCEBC5", "#FFED6F")


## code

targetmatvec=unlist(targetmat)+1
yrange=range(targetmatvec[targetmatvec>0]);
# yrange[1]=1; # set the minimum value to 1
for(i in 1:length(targetmat)){
  vali=targetmat[[i]]+1;
  if(i==1){
    plot(1:length(vali),vali,type='b',las=1,pch=20,main=paste('sgRNAs in',targetgene),ylab='Read counts',xlab='Samples',xlim=c(0.7,length(vali)+0.3),ylim = yrange,col=colors[(i %% length(colors))],xaxt='n',log='y')
    axis(1,at=1:length(vali),labels=(collabel),las=2)
    # lines(0:100,rep(1,101),col='black');
  }else{
    lines(1:length(vali),vali,type='b',pch=20,col=colors[(i %% length(colors))])
  }
}




# parameters
# Do not modify the variables beginning with "__"
targetmat=list(c(669.7649867474571,608.9633151157772,619.9154892855989,1384.1835015543093,636.1706760851714,2909.625278124302,1627.5902710778887),c(652.6477950809101,649.418919966126,600.150067888087,1329.2964234257618,1181.7187487394067,3302.2158658903563,9687.103541114182),c(484.10929251798507,557.4356499905961,550.5568287452392,1337.8725293833472,1317.6526538858109,913.2603743777714,2359.176259467857),c(705.7549794822484,680.5058584300783,725.9300222358897,8462.90135894543,11030.583289613542,272.8643801494561,13424.979993135505),c(396.7677247835526,382.41192795382375,428.72995867693885,1258.97235457356,5546.103329973289,245.02107605257282,1908.1572686872375),c(660.9869397389714,611.9442544205398,632.8528560185158,998.2587334629591,1424.5873259343155,868.7110878227581,683.3163974034139))
targetgene="Setd5"
collabel=c("Input1_DOI_rep1","Input1_DOI_rep2","Input1_DOI_rep3","AR2473_BM","AR2474_BM","AR2475_BM","AR2476_BM")

# set up color using RColorBrewer
#library(RColorBrewer)
#colors <- brewer.pal(length(targetgenelist), "Set1")

colors=c( "#E41A1C", "#377EB8", "#4DAF4A", "#984EA3", "#FF7F00",  "#A65628", "#F781BF",
          "#999999", "#66C2A5", "#FC8D62", "#8DA0CB", "#E78AC3", "#A6D854", "#FFD92F", "#E5C494", "#B3B3B3", 
          "#8DD3C7", "#FFFFB3", "#BEBADA", "#FB8072", "#80B1D3", "#FDB462", "#B3DE69", "#FCCDE5",
          "#D9D9D9", "#BC80BD", "#CCEBC5", "#FFED6F")


## code

targetmatvec=unlist(targetmat)+1
yrange=range(targetmatvec[targetmatvec>0]);
# yrange[1]=1; # set the minimum value to 1
for(i in 1:length(targetmat)){
  vali=targetmat[[i]]+1;
  if(i==1){
    plot(1:length(vali),vali,type='b',las=1,pch=20,main=paste('sgRNAs in',targetgene),ylab='Read counts',xlab='Samples',xlim=c(0.7,length(vali)+0.3),ylim = yrange,col=colors[(i %% length(colors))],xaxt='n',log='y')
    axis(1,at=1:length(vali),labels=(collabel),las=2)
    # lines(0:100,rep(1,101),col='black');
  }else{
    lines(1:length(vali),vali,type='b',pch=20,col=colors[(i %% length(colors))])
  }
}




# parameters
# Do not modify the variables beginning with "__"
targetmat=list(c(700.488151277157,785.6904310409853,752.8828695961332,2797.5257633644096,944.2875277503541,1381.0278832054105,1976.03638101208),c(568.3785437994476,549.3445290205264,490.1824506582939,300.1637085154946,1145.4697073670322,484.473491285769,1226.3492960021536),c(514.3935546972607,548.9186805484173,561.6973389874731,1591.7252657278798,826.4781432901373,2372.249509054455,2828.296346868435),c(687.3210807644285,655.8066470477601,648.6651931365252,2126.8742774812185,1681.955519678174,3605.707880546384,1333.4474510035716),c(545.5556215773848,563.3975286001212,582.1815029812582,1862.7302139875835,1792.515095863916,1219.5367194434875,570.1845435286765),c(477.5257572616208,489.2998944531665,524.3227239812688,1066.8675811236435,4822.93495459442,83.52991229064982,4890.312936825316))
targetgene="Ewsr1"
collabel=c("Input1_DOI_rep1","Input1_DOI_rep2","Input1_DOI_rep3","AR2473_BM","AR2474_BM","AR2475_BM","AR2476_BM")

# set up color using RColorBrewer
#library(RColorBrewer)
#colors <- brewer.pal(length(targetgenelist), "Set1")

colors=c( "#E41A1C", "#377EB8", "#4DAF4A", "#984EA3", "#FF7F00",  "#A65628", "#F781BF",
          "#999999", "#66C2A5", "#FC8D62", "#8DA0CB", "#E78AC3", "#A6D854", "#FFD92F", "#E5C494", "#B3B3B3", 
          "#8DD3C7", "#FFFFB3", "#BEBADA", "#FB8072", "#80B1D3", "#FDB462", "#B3DE69", "#FCCDE5",
          "#D9D9D9", "#BC80BD", "#CCEBC5", "#FFED6F")


## code

targetmatvec=unlist(targetmat)+1
yrange=range(targetmatvec[targetmatvec>0]);
# yrange[1]=1; # set the minimum value to 1
for(i in 1:length(targetmat)){
  vali=targetmat[[i]]+1;
  if(i==1){
    plot(1:length(vali),vali,type='b',las=1,pch=20,main=paste('sgRNAs in',targetgene),ylab='Read counts',xlab='Samples',xlim=c(0.7,length(vali)+0.3),ylim = yrange,col=colors[(i %% length(colors))],xaxt='n',log='y')
    axis(1,at=1:length(vali),labels=(collabel),las=2)
    # lines(0:100,rep(1,101),col='black');
  }else{
    lines(1:length(vali),vali,type='b',pch=20,col=colors[(i %% length(colors))])
  }
}




# parameters
# Do not modify the variables beginning with "__"
targetmat=list(c(756.2287497810411,745.6606746627454,771.9295483973718,2339.5617052293405,1167.219132190457,13158.745516187035,728.5691389533089),c(613.5854858931488,558.7131954069229,622.7904596706916,445.9575097944491,2492.1215943507427,874.2797486421348,862.8189388846639),c(880.8770173015376,888.3199128192387,936.5216029439251,2389.3031197833366,3014.1077901129347,570.7877339861071,1401.326563328414),c(456.0195420908309,456.50956210077845,455.3234347390457,180.09822510929675,1261.4666397586304,4229.39789231657,1398.3097138917542),c(671.0816937987299,637.4951627470758,677.4148969874516,3646.56025316538,3606.779616551257,612.5526901314321,266.9911751443803),c(597.3460989274503,620.0353753906095,603.7437808694528,799.2930752469741,6869.193340064956,7161.297813718378,1316.8547791019434))
targetgene="Zc3hav1"
collabel=c("Input1_DOI_rep1","Input1_DOI_rep2","Input1_DOI_rep3","AR2473_BM","AR2474_BM","AR2475_BM","AR2476_BM")

# set up color using RColorBrewer
#library(RColorBrewer)
#colors <- brewer.pal(length(targetgenelist), "Set1")

colors=c( "#E41A1C", "#377EB8", "#4DAF4A", "#984EA3", "#FF7F00",  "#A65628", "#F781BF",
          "#999999", "#66C2A5", "#FC8D62", "#8DA0CB", "#E78AC3", "#A6D854", "#FFD92F", "#E5C494", "#B3B3B3", 
          "#8DD3C7", "#FFFFB3", "#BEBADA", "#FB8072", "#80B1D3", "#FDB462", "#B3DE69", "#FCCDE5",
          "#D9D9D9", "#BC80BD", "#CCEBC5", "#FFED6F")


## code

targetmatvec=unlist(targetmat)+1
yrange=range(targetmatvec[targetmatvec>0]);
# yrange[1]=1; # set the minimum value to 1
for(i in 1:length(targetmat)){
  vali=targetmat[[i]]+1;
  if(i==1){
    plot(1:length(vali),vali,type='b',las=1,pch=20,main=paste('sgRNAs in',targetgene),ylab='Read counts',xlab='Samples',xlim=c(0.7,length(vali)+0.3),ylim = yrange,col=colors[(i %% length(colors))],xaxt='n',log='y')
    axis(1,at=1:length(vali),labels=(collabel),las=2)
    # lines(0:100,rep(1,101),col='black');
  }else{
    lines(1:length(vali),vali,type='b',pch=20,col=colors[(i %% length(colors))])
  }
}




# parameters
# Do not modify the variables beginning with "__"
targetmat=list(c(734.7225346102512,750.3450078559437,790.2574846023374,3509.342557844011,1381.0884762874662,2664.6042020717296,1117.7427162824056),c(720.2387570462498,738.4212506368935,743.8985871427187,1879.8824259027547,532.8609081739042,932.7506872455897,1849.328704672374),c(764.1289920886782,759.2878257702313,829.0695848010879,4277.7616516436765,7023.251765897548,130.86352925535138,2013.7469989703259),c(494.2040465777436,551.89961985318,479.0419404160599,552.30122366851,398.73945509611883,2380.60250028352,224.75528303114498),c(940.5677369592403,926.6462753090428,930.7716621737399,4264.0398821115405,975.0992129168724,3614.060871775449,2561.3051717240546),c(750.084116875101,822.3133996423537,769.0545780122792,8735.62152839665,1169.0315842590758,6451.293559247854,2452.698592004307))
targetgene="Tsc2"
collabel=c("Input1_DOI_rep1","Input1_DOI_rep2","Input1_DOI_rep3","AR2473_BM","AR2474_BM","AR2475_BM","AR2476_BM")

# set up color using RColorBrewer
#library(RColorBrewer)
#colors <- brewer.pal(length(targetgenelist), "Set1")

colors=c( "#E41A1C", "#377EB8", "#4DAF4A", "#984EA3", "#FF7F00",  "#A65628", "#F781BF",
          "#999999", "#66C2A5", "#FC8D62", "#8DA0CB", "#E78AC3", "#A6D854", "#FFD92F", "#E5C494", "#B3B3B3", 
          "#8DD3C7", "#FFFFB3", "#BEBADA", "#FB8072", "#80B1D3", "#FDB462", "#B3DE69", "#FCCDE5",
          "#D9D9D9", "#BC80BD", "#CCEBC5", "#FFED6F")


## code

targetmatvec=unlist(targetmat)+1
yrange=range(targetmatvec[targetmatvec>0]);
# yrange[1]=1; # set the minimum value to 1
for(i in 1:length(targetmat)){
  vali=targetmat[[i]]+1;
  if(i==1){
    plot(1:length(vali),vali,type='b',las=1,pch=20,main=paste('sgRNAs in',targetgene),ylab='Read counts',xlab='Samples',xlim=c(0.7,length(vali)+0.3),ylim = yrange,col=colors[(i %% length(colors))],xaxt='n',log='y')
    axis(1,at=1:length(vali),labels=(collabel),las=2)
    # lines(0:100,rep(1,101),col='black');
  }else{
    lines(1:length(vali),vali,type='b',pch=20,col=colors[(i %% length(colors))])
  }
}




# parameters
# Do not modify the variables beginning with "__"
targetmat=list(c(612.2687788418759,575.3212858191713,623.8685735651013,668.9362646916736,1758.0785065601603,2299.8569184025587,1345.5148487502101),c(649.57547862794,560.4165892953586,650.1026783290715,379.0638833252817,364.3028657923631,3753.2773922598653,4114.982631603782),c(572.7675673036904,645.5862837171456,670.9462136209931,557.4468872430614,1091.0961453084706,1999.149234156219,1077.0152488875),c(635.9695057647873,666.8787073225924,596.5563549067213,5739.130106816257,821.0407870842811,1308.6352925535139,963.8833950127627),c(825.5753211480779,755.029341049142,808.2260495091664,2077.1328629272225,3171.7911200827634,8545.110027333478,615.4372850785714),c(578.0343955087818,597.4654063688359,572.8378492297071,1282.9854512547997,1919.3867406672266,2633.976567565158,2071.0671382668593))
targetgene="Thrap3"
collabel=c("Input1_DOI_rep1","Input1_DOI_rep2","Input1_DOI_rep3","AR2473_BM","AR2474_BM","AR2475_BM","AR2476_BM")

# set up color using RColorBrewer
#library(RColorBrewer)
#colors <- brewer.pal(length(targetgenelist), "Set1")

colors=c( "#E41A1C", "#377EB8", "#4DAF4A", "#984EA3", "#FF7F00",  "#A65628", "#F781BF",
          "#999999", "#66C2A5", "#FC8D62", "#8DA0CB", "#E78AC3", "#A6D854", "#FFD92F", "#E5C494", "#B3B3B3", 
          "#8DD3C7", "#FFFFB3", "#BEBADA", "#FB8072", "#80B1D3", "#FDB462", "#B3DE69", "#FCCDE5",
          "#D9D9D9", "#BC80BD", "#CCEBC5", "#FFED6F")


## code

targetmatvec=unlist(targetmat)+1
yrange=range(targetmatvec[targetmatvec>0]);
# yrange[1]=1; # set the minimum value to 1
for(i in 1:length(targetmat)){
  vali=targetmat[[i]]+1;
  if(i==1){
    plot(1:length(vali),vali,type='b',las=1,pch=20,main=paste('sgRNAs in',targetgene),ylab='Read counts',xlab='Samples',xlim=c(0.7,length(vali)+0.3),ylim = yrange,col=colors[(i %% length(colors))],xaxt='n',log='y')
    axis(1,at=1:length(vali),labels=(collabel),las=2)
    # lines(0:100,rep(1,101),col='black');
  }else{
    lines(1:length(vali),vali,type='b',pch=20,col=colors[(i %% length(colors))])
  }
}



dev.off()
Sweave("BM_cd19.10m_v_Input1_DOI_summary.Rnw");
library(tools);

texi2dvi("BM_cd19.10m_v_Input1_DOI_summary.tex",pdf=TRUE);
